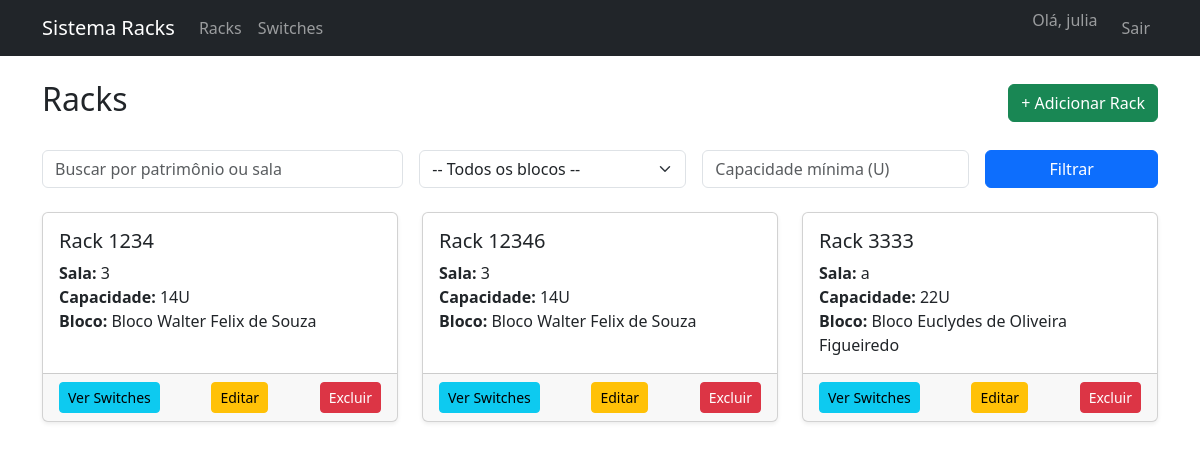
/inventario/racks/ (signed in), run on an earlier commit of the app's database.
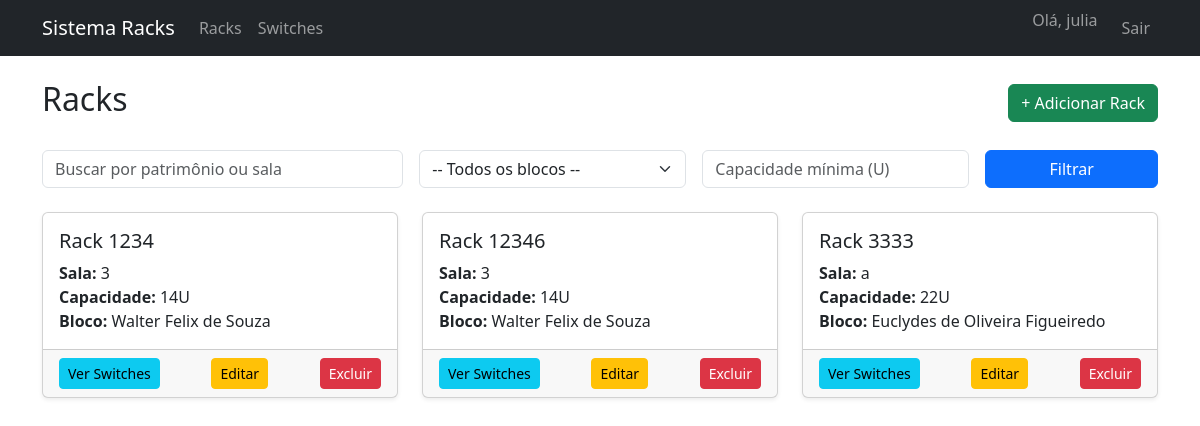
And on a later commit of the database.
### inventario/models.py (models this page shows, shortened)
class Rack(models.Model):
    id = models.AutoField(primary_key=True)
    num_patrimonio = models.CharField(max_length=50, unique=True)
    capacidade_u = models.IntegerField()
    sala = models.CharField(max_length=100)
    id_bloco = models.ForeignKey(Bloco, on_delete=models.CASCADE, related_name="racks")

class Bloco(models.Model):
    nome_bloco = models.CharField(max_length=100)

### inventario/views.py (the view)
# urls.py: path("racks/", views.rack_list, name="rack_list"),
@login_required
def rack_list(request):
    racks = Rack.objects.all()
    blocos = Bloco.objects.all()
    q = request.GET.get("q")
    bloco_id = request.GET.get("bloco")
    capacidade_min = request.GET.get("capacidade")
    if q:
        racks = racks.filter(num_patrimonio__icontains=q) | racks.filter(sala__icontains=q)
    if bloco_id:
        racks = racks.filter(id_bloco__id=bloco_id)
    if capacidade_min:
        racks = racks.filter(capacidade_u__gte=capacidade_min)
    return render(request, "rack_list.html", {"racks": racks, "blocos": blocos})

### templates/rack_list.html (shortened to what this page needs)
{% extends "base.html" %}
{% block content %}
<div class="d-flex justify-content-between align-items-center mb-4">
    <h2>Racks</h2>
    <a href="{% url 'rack_create' %}" class="btn btn-success">+ Adicionar Rack</a>
</div>
<form method="get" class="row g-3 mb-4">
    <div class="col-md-4">
        <input type="text" name="q" class="form-control" placeholder="Buscar por patrimônio ou sala"
               value="{{ request.GET.q }}">
    </div>
    <div class="col-md-3">
        <select name="bloco" class="form-select">
            <option value="">-- Todos os blocos --</option>
        </select>
    </div>
    <div class="col-md-3">
        <input type="number" name="capacidade" class="form-control" placeholder="Capacidade mínima (U)"
               value="{{ request.GET.capacidade }}">
    </div>
    <div class="col-md-2 d-grid">
        <button type="submit" class="btn btn-primary">Filtrar</button>
    </div>
</form>
<div class="row row-cols-1 row-cols-md-3 g-4">
    {% for rack in racks %}
    <div class="col">
        <div class="card shadow-sm h-100">
            <div class="card-body">
                <h5 class="card-title">Rack {{ rack.num_patrimonio }}</h5>
                <p class="card-text">
                    <strong>Sala:</strong> {{ rack.sala|default:"Não informado" }} <br>
                    <strong>Capacidade:</strong> {{ rack.capacidade_u|default:"-" }}U <br>
                    <strong>Bloco:</strong> {{ rack.id_bloco.nome_bloco }}
                </p>
            </div>
            <div class="card-footer d-flex justify-content-between">
                <a href="{% url 'switches_por_rack' rack.id %}" class="btn btn-info btn-sm">Ver Switches</a>
                <a href="{% url 'rack_update' rack.id %}" class="btn btn-warning btn-sm">Editar</a>
                <a href="{% url 'rack_delete' rack.id %}" class="btn btn-danger btn-sm">Excluir</a>
            </div>
        </div>
    </div>
    {% empty %}
    <div class="col">
        <div class="alert alert-info">Nenhum rack cadastrado.</div>
    </div>
    {% endfor %}
</div>
{% endblock %}

What changed in the data, as far as the page shows it:
changed through a linked row, Rack (number 1 of 3 on the later page): id_bloco.nome_bloco "Bloco Walter Felix de Souza" → "Walter Felix de Souza"
changed through a linked row, Rack (number 2 of 3 on the later page): id_bloco.nome_bloco "Bloco Walter Felix de Souza" → "Walter Felix de Souza"
changed through a linked row, Rack: id_bloco.nome_bloco "Bloco Euclydes de Oliveira Figueiredo" → "Euclydes de Oliveira Figueiredo"
